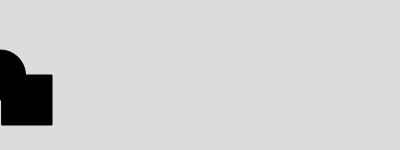
Frame 1 (no input)
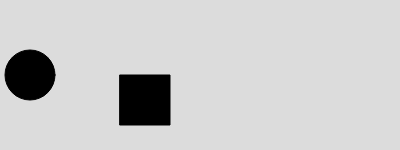
Frame 60 (no input)
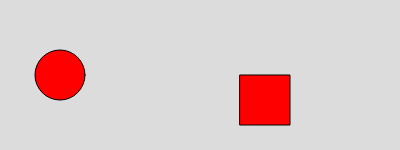
Frame 120 (the mouse pressed at the canvas centre since frame 60)

The p5.js sketch that drew these frames (run headless with seeded random() and noise() and a simulated clock; from frame 60 on, the mouse is pressed at the canvas centre):

// p5.js sketch
// ── sketch.js
// DDM2008 — Activity 2a
// (Mode Switch, 20 min)

let x = 0;        // ellipse x-position
let size = 50;    // ellipse size (you can change this in your if/else)
let bgColor;      // background color set by switch(key)

function setup() {
  createCanvas(400,150);
  bgColor = color(220);
}

function draw() {
  background(bgColor);

  // --- Movement (base behaviour) ---
  // The ellipse moves to the right each frame.
  // If you decide to control speed with an if/else below,
  // REMOVE or comment out this next line so you don't "double add" to x.
  //x += 2;

  // Wrap around when it exits the right edge
  if (x > width + size / 2) {
    x = 0;
  }

  // --- Your if/else goes here (choose ONE behaviour rule) ---
  // Examples (uncomment ONE idea, or write your own):
  //
  // 1) Change colour on mouse press
  if (mouseIsPressed) {
    fill(255, 0, 0);
  } else {
    fill(0);
  }
  //
  // 2) Change size on right half
  // if (x > width / 2) {
  //   size = 80;
  // } else {
  //   size = 50;
  // }
  //
  // 3) Change speed using mouse position (THEN comment out x += 2; above)
  if (mouseX > width / 2) {
    x += 10; // faster on right
  } else {
    x += 2; // slower on left
  }
  //
  // Keep it simple: one clear rule that is easy to see on screen.

  // --- Draw the ellipse (after your if/else so changes apply this frame) ---
  // If you didn't set fill() in your rule above, it will be black.
  // fill(0);
  //ellipse(x, height / 2, size);

  // Stretch (optional, if you finish early):
  // - Draw a rect instead of an ellipse when mouseIsPressed.
  rect(x, height / 2, size);
  ellipse(x/4, height / 2, size);
  
}

// --- Mode switching with number keys: 1, 2, 3 ---
function keyPressed() {
  switch (key) {
    case '1':
      bgColor = color(200, 100, 100); // red
      break;
    case '2':
      bgColor = color(100, 200, 100); // green
      break;
    case '3':
      bgColor = color(100, 100, 200); // blue
      break;
    default:
      bgColor = color(220);           // grey
  }
}
